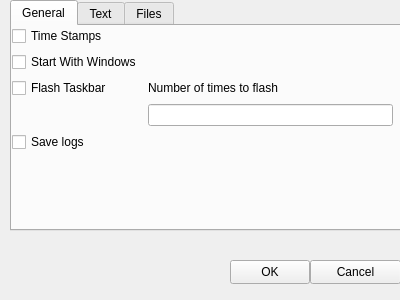
<?xml version="1.0" encoding="UTF-8"?>
<ui version="4.0">
 <class>OptionsDialog</class>
 <widget class="QDialog" name="OptionsDialog">
  <property name="geometry">
   <rect>
    <x>0</x>
    <y>0</y>
    <width>400</width>
    <height>300</height>
   </rect>
  </property>
  <property name="windowTitle">
   <string>Options</string>
  </property>
  <widget class="QTabWidget" name="tabOptions">
   <property name="geometry">
    <rect>
     <x>10</x>
     <y>0</y>
     <width>391</width>
     <height>231</height>
    </rect>
   </property>
   <property name="currentIndex">
    <number>0</number>
   </property>
   <widget class="QWidget" name="tabGeneral">
    <attribute name="title">
     <string>General</string>
    </attribute>
    <widget class="QWidget" name="verticalLayoutWidget">
     <property name="geometry">
      <rect>
       <x>0</x>
       <y>0</y>
       <width>381</width>
       <height>201</height>
      </rect>
     </property>
     <layout class="QFormLayout" name="formLayout">
      <item row="0" column="0">
       <widget class="QCheckBox" name="chkTimeStamps">
        <property name="text">
         <string>Time Stamps</string>
        </property>
       </widget>
      </item>
      <item row="1" column="0">
       <widget class="QCheckBox" name="chkStartWithWindows">
        <property name="text">
         <string>Start With Windows</string>
        </property>
       </widget>
      </item>
      <item row="2" column="0">
       <widget class="QCheckBox" name="chkFlashTaskbar">
        <property name="text">
         <string>Flash Taskbar</string>
        </property>
       </widget>
      </item>
      <item row="2" column="1">
       <widget class="QLabel" name="label">
        <property name="text">
         <string>Number of times to flash</string>
        </property>
       </widget>
      </item>
      <item row="3" column="1">
       <widget class="QLineEdit" name="txtFlashCount">
        <property name="maxLength">
         <number>2</number>
        </property>
       </widget>
      </item>
      <item row="4" column="0">
       <widget class="QCheckBox" name="chkSaveLogs">
        <property name="text">
         <string>Save logs</string>
        </property>
       </widget>
      </item>
     </layout>
    </widget>
   </widget>
   <widget class="QWidget" name="tabText">
    <attribute name="title">
     <string>Text</string>
    </attribute>
    <layout class="QFormLayout" name="formLayout_2">
     <item row="2" column="0">
      <widget class="QLabel" name="lblFontSize">
       <property name="text">
        <string>Font Size</string>
       </property>
      </widget>
     </item>
     <item row="2" column="1">
      <widget class="QLineEdit" name="txtFontSize"/>
     </item>
     <item row="0" column="0" colspan="2">
      <widget class="QFontComboBox" name="comboBoxFont"/>
     </item>
    </layout>
   </widget>
   <widget class="QWidget" name="tabFiles">
    <attribute name="title">
     <string>Files</string>
    </attribute>
    <widget class="QWidget" name="gridLayoutWidget">
     <property name="geometry">
      <rect>
       <x>0</x>
       <y>0</y>
       <width>381</width>
       <height>31</height>
      </rect>
     </property>
     <layout class="QGridLayout" name="gridLayout">
      <item row="4" column="1">
       <widget class="QLabel" name="lblDownloadPath">
        <property name="text">
         <string/>
        </property>
       </widget>
      </item>
      <item row="4" column="0">
       <widget class="QPushButton" name="btnDownloadPath">
        <property name="text">
         <string>Download Path</string>
        </property>
       </widget>
      </item>
     </layout>
    </widget>
   </widget>
  </widget>
  <widget class="QPushButton" name="btnOk">
   <property name="enabled">
    <bool>true</bool>
   </property>
   <property name="geometry">
    <rect>
     <x>230</x>
     <y>260</y>
     <width>80</width>
     <height>24</height>
    </rect>
   </property>
   <property name="text">
    <string>OK</string>
   </property>
  </widget>
  <widget class="QPushButton" name="btnCancel">
   <property name="geometry">
    <rect>
     <x>310</x>
     <y>260</y>
     <width>91</width>
     <height>24</height>
    </rect>
   </property>
   <property name="text">
    <string>Cancel</string>
   </property>
  </widget>
 </widget>
 <resources/>
 <connections/>
</ui>
